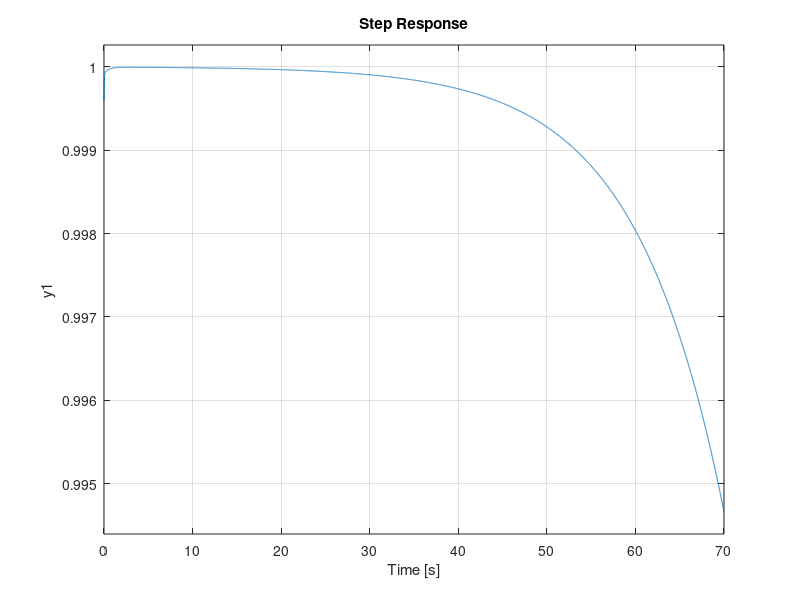

The MATLAB script that drew this image:
s = tf('s');
G = (5*(s+2)) / (s*(s+10));
Zpd = 40.477;
Zpi = -0.1;
K = 487.2;
Gc = (K*(s+Zpd)*(s+Zpi))/(s);
Gpd = G * K*(s + Zpd);
final = G*Gc;
final = feedback(final,1);
step(final);